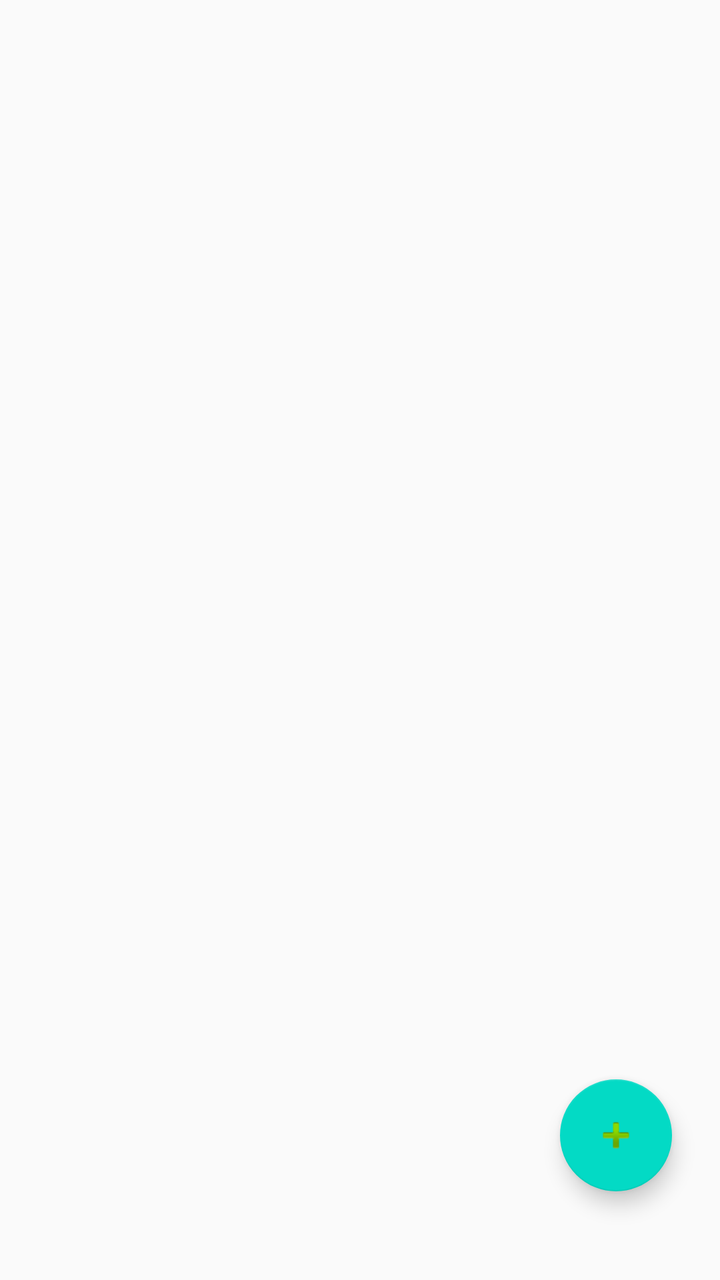
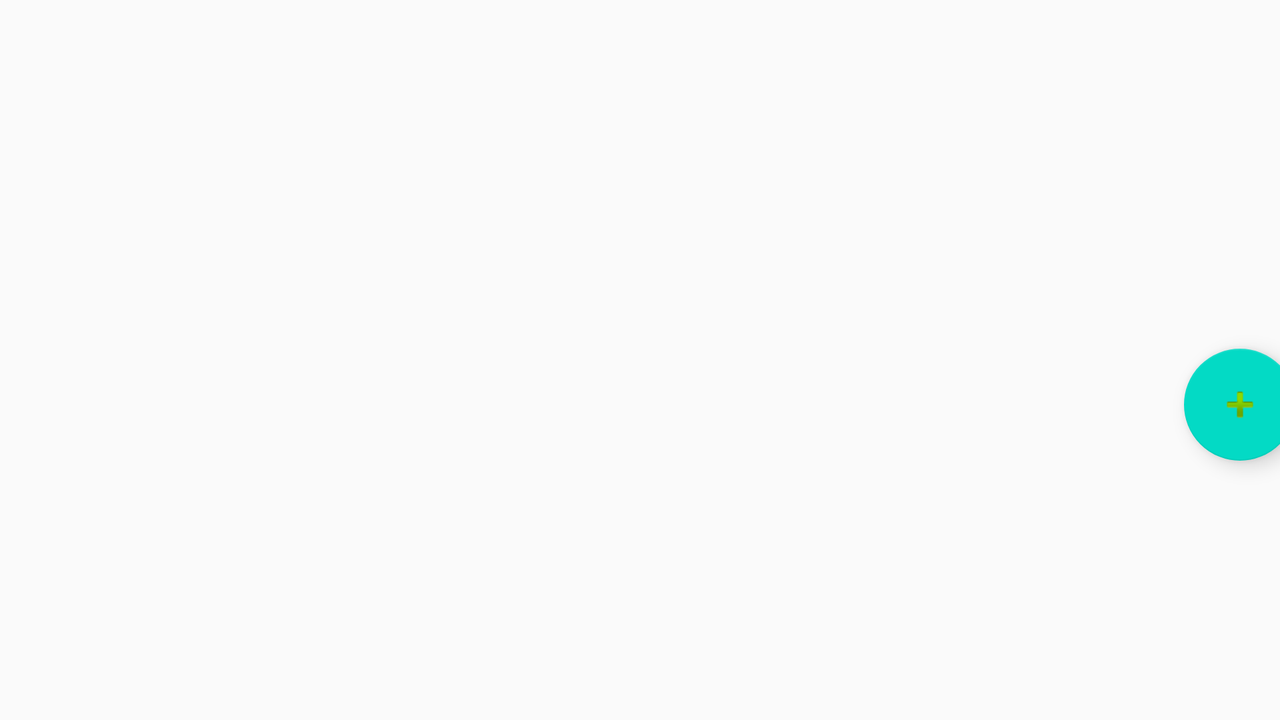

Compare how this app lays out the same screen by default and in its alternative resource folder. The renders come first, then the two layout files and the values they reference.
<!-- AndroidManifest.xml: application theme AppTheme -->
<!-- res/layout/content_listado.xml -->
<?xml version="1.0" encoding="utf-8"?>
<androidx.constraintlayout.widget.ConstraintLayout xmlns:android="http://schemas.android.com/apk/res/android"
    xmlns:app="http://schemas.android.com/apk/res-auto"
    xmlns:tools="http://schemas.android.com/tools"
    android:layout_width="match_parent"
    android:layout_height="match_parent"
    app:layout_behavior="@string/appbar_scrolling_view_behavior"
    tools:context=".views.ListadoActivity"
    tools:showIn="@layout/activity_listado">

    <androidx.recyclerview.widget.RecyclerView
        android:id="@+id/listadoRecyclerView"
        android:layout_width="409dp"
        android:layout_height="wrap_content"
        app:layout_constraintBottom_toBottomOf="parent"
        app:layout_constraintEnd_toEndOf="parent"
        app:layout_constraintStart_toStartOf="parent"
        tools:itemCount="6"
        tools:listitem="@layout/row_data" />

    <com.google.android.material.floatingactionbutton.FloatingActionButton
        android:id="@+id/ListadoAnadir"
        android:layout_width="wrap_content"
        android:layout_height="wrap_content"
        android:layout_marginStart="280dp"
        android:clickable="true"
        app:layout_constraintBottom_toBottomOf="parent"
        app:layout_constraintStart_toStartOf="parent"
        app:layout_constraintTop_toTopOf="parent"
        app:layout_constraintVertical_bias="0.924"
        app:srcCompat="@android:drawable/ic_input_add" />
</androidx.constraintlayout.widget.ConstraintLayout>
<!-- res/layout/activity_listado.xml (included above) -->
<?xml version="1.0" encoding="utf-8"?>
<androidx.coordinatorlayout.widget.CoordinatorLayout xmlns:android="http://schemas.android.com/apk/res/android"
    xmlns:app="http://schemas.android.com/apk/res-auto"
    xmlns:tools="http://schemas.android.com/tools"
    android:layout_width="match_parent"
    android:layout_height="match_parent"
    tools:context=".views.ListadoActivity">

    <com.google.android.material.appbar.AppBarLayout
        android:layout_width="match_parent"
        android:layout_height="wrap_content"
        android:theme="@style/AppTheme.AppBarOverlay">

        <androidx.appcompat.widget.Toolbar
            android:id="@+id/toolbar"
            android:layout_width="match_parent"
            android:layout_height="?attr/actionBarSize"
            android:background="?attr/colorPrimary"
            app:popupTheme="@style/AppTheme.PopupOverlay" />

    </com.google.android.material.appbar.AppBarLayout>

    <include layout="@layout/content_listado" />

</androidx.coordinatorlayout.widget.CoordinatorLayout>
<!-- res/layout/row_data.xml (included above) -->
<?xml version="1.0" encoding="utf-8"?>
<LinearLayout xmlns:android="http://schemas.android.com/apk/res/android"
    xmlns:app="http://schemas.android.com/apk/res-auto"
    xmlns:tools="http://schemas.android.com/tools"
    android:layout_width="match_parent"
    android:layout_height="match_parent">

    <ImageView
        android:id="@+id/imageView"
        android:layout_width="56dp"
        android:layout_height="139dp"
        android:layout_weight="1"
        android:background="#00D61D1D"
        tools:srcCompat="@tools:sample/avatars" />

    <TextView
        android:id="@+id/textView"
        android:layout_width="20dp"
        android:layout_height="78dp"
        android:layout_weight="1"
        android:text="TextView"
        tools:text="@tools:sample/last_names" />
</LinearLayout>
<!-- resources referenced by this layout -->
<resources>
  <style name="AppTheme.AppBarOverlay" parent="ThemeOverlay.AppCompat.Dark.ActionBar" />
  <style name="AppTheme.PopupOverlay" parent="ThemeOverlay.AppCompat.Light" />
  <style name="AppTheme" parent="Theme.AppCompat.Light.DarkActionBar">
          
          <item name="colorPrimary">@color/colorPrimary</item>
          <item name="colorPrimaryDark">@color/colorPrimaryDark</item>
          <item name="colorAccent">@color/colorAccent</item>
      </style>
</resources>
<!-- res/layout-land/content_listado.xml (the repository's variant of the layout above) -->
<!-- drawn on the phone turned sideways -->
<?xml version="1.0" encoding="utf-8"?>
<androidx.constraintlayout.widget.ConstraintLayout xmlns:android="http://schemas.android.com/apk/res/android"
    xmlns:app="http://schemas.android.com/apk/res-auto"
    xmlns:tools="http://schemas.android.com/tools"
    android:layout_width="match_parent"
    android:layout_height="match_parent"
    app:layout_behavior="@string/appbar_scrolling_view_behavior"
    tools:context=".views.ListadoActivity"
    tools:showIn="@layout/activity_listado">

    <com.google.android.material.floatingactionbutton.FloatingActionButton
        android:id="@+id/ListadoAnadir"
        android:layout_width="wrap_content"
        android:layout_height="wrap_content"
        android:layout_marginStart="592dp"
        android:clickable="true"
        app:layout_constraintBottom_toBottomOf="parent"
        app:layout_constraintStart_toStartOf="parent"
        app:layout_constraintTop_toTopOf="parent"
        app:layout_constraintVertical_bias="0.573"
        app:srcCompat="@android:drawable/ic_input_add" />

    <ScrollView
        android:layout_width="match_parent"
        android:layout_height="match_parent">

        <LinearLayout
            android:layout_width="match_parent"
            android:layout_height="wrap_content"
            android:orientation="vertical" >

            <androidx.recyclerview.widget.RecyclerView
                android:id="@+id/listadoRecyclerView"
                android:layout_width="409dp"
                android:layout_height="wrap_content"
                tools:itemCount="6"
                tools:listitem="@layout/row_data" />
        </LinearLayout>
    </ScrollView>
</androidx.constraintlayout.widget.ConstraintLayout>
<!-- res/layout/content_listado.xml (included above) -->
<?xml version="1.0" encoding="utf-8"?>
<androidx.constraintlayout.widget.ConstraintLayout xmlns:android="http://schemas.android.com/apk/res/android"
    xmlns:app="http://schemas.android.com/apk/res-auto"
    xmlns:tools="http://schemas.android.com/tools"
    android:layout_width="match_parent"
    android:layout_height="match_parent"
    app:layout_behavior="@string/appbar_scrolling_view_behavior"
    tools:context=".views.ListadoActivity"
    tools:showIn="@layout/activity_listado">

    <androidx.recyclerview.widget.RecyclerView
        android:id="@+id/listadoRecyclerView"
        android:layout_width="409dp"
        android:layout_height="wrap_content"
        app:layout_constraintBottom_toBottomOf="parent"
        app:layout_constraintEnd_toEndOf="parent"
        app:layout_constraintStart_toStartOf="parent"
        tools:itemCount="6"
        tools:listitem="@layout/row_data" />

    <com.google.android.material.floatingactionbutton.FloatingActionButton
        android:id="@+id/ListadoAnadir"
        android:layout_width="wrap_content"
        android:layout_height="wrap_content"
        android:layout_marginStart="280dp"
        android:clickable="true"
        app:layout_constraintBottom_toBottomOf="parent"
        app:layout_constraintStart_toStartOf="parent"
        app:layout_constraintTop_toTopOf="parent"
        app:layout_constraintVertical_bias="0.924"
        app:srcCompat="@android:drawable/ic_input_add" />
</androidx.constraintlayout.widget.ConstraintLayout>
